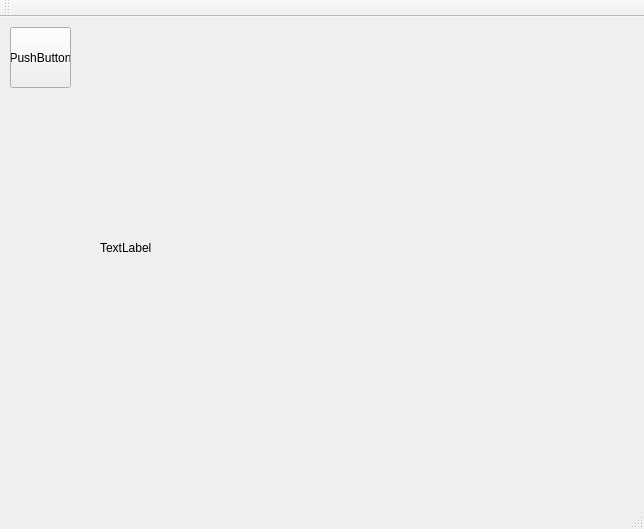
<?xml version="1.0" encoding="UTF-8"?>
<ui version="4.0">
 <class>MainWindow</class>
 <widget class="QMainWindow" name="MainWindow">
  <property name="geometry">
   <rect>
    <x>0</x>
    <y>0</y>
    <width>644</width>
    <height>529</height>
   </rect>
  </property>
  <property name="windowTitle">
   <string>MainWindow</string>
  </property>
  <widget class="QWidget" name="centralWidget">
   <widget class="QLabel" name="label">
    <property name="geometry">
     <rect>
      <x>100</x>
      <y>10</y>
      <width>531</width>
      <height>441</height>
     </rect>
    </property>
    <property name="text">
     <string>TextLabel</string>
    </property>
   </widget>
   <widget class="QPushButton" name="pushButton">
    <property name="geometry">
     <rect>
      <x>10</x>
      <y>10</y>
      <width>61</width>
      <height>61</height>
     </rect>
    </property>
    <property name="text">
     <string>PushButton</string>
    </property>
   </widget>
  </widget>
  <widget class="QMenuBar" name="menuBar">
   <property name="geometry">
    <rect>
     <x>0</x>
     <y>0</y>
     <width>644</width>
     <height>26</height>
    </rect>
   </property>
  </widget>
  <widget class="QToolBar" name="mainToolBar">
   <attribute name="toolBarArea">
    <enum>TopToolBarArea</enum>
   </attribute>
   <attribute name="toolBarBreak">
    <bool>false</bool>
   </attribute>
  </widget>
  <widget class="QStatusBar" name="statusBar"/>
 </widget>
 <layoutdefault spacing="6" margin="11"/>
 <resources/>
 <connections/>
</ui>
